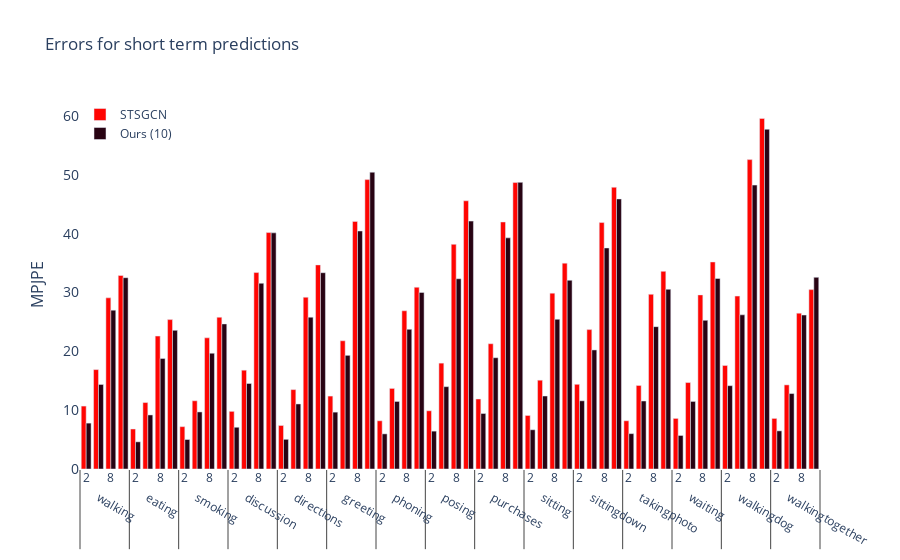

The notebook cell this image was saved under:
### Code cell
fig = go.Figure()

fig.add_trace(go.Bar(x=[x_label_actions, x_label_lookahead], 
                     y=galasso_errors_short_term,
                    name='STSGCN',
                    marker_color='rgb(255, 5, 2)'
                    ))

fig.add_trace(go.Bar(x=[x_label_actions, x_label_lookahead], 
                     y=mymodel10_errors_short_term,
                    name='Ours (10)',
                    marker_color='rgb(40, 3, 19)'
                    ))


fig.update_layout(
    title='Errors for short term predictions',
    xaxis_tickfont_size=12,
    yaxis=dict(
        title='MPJPE',
        titlefont_size=16,
        tickfont_size=14,
    ),
    legend=dict(
        x=0,
        y=1.0,
        bgcolor='rgba(255, 255, 255, 0)',
        bordercolor='rgba(255, 255, 255, 0)'
    ),
    plot_bgcolor='rgba(0,0,0,0)',
    barmode='group',
    bargap=0.2, # gap between bars of adjacent location coordinates.
    bargroupgap=0.0 # gap between bars of the same location coordinate.
)
fig.show()

### Figure 1 — Plotly figure (JSON) as saved in the notebook; plotly's stock layout.template omitted (floating-point values rounded to 4 significant figures)
{"data": [{"marker": {"color": "rgb(255, 5, 2)"}, "name": "STSGCN", "type": "bar", "x": [["walking", "walking", "walking", "walking", "eating", "eating", "eating", "eating", "smoking", "smoking", "smoking", "smoking", "discussion", "discussion", "discussion", "discussion", "directions", "directions", "directions", "directions", "greeting", "greeting", "greeting", "greeting", "phoning", "phoning", "phoning", "phoning", "posing", "posing", "posing", "posing", "purchases", "purchases", "purchases", "purchases", "sitting", "sitting", "sitting", "sitting", "sittingdown", "sittingdown", "sittingdown", "sittingdown", "takingphoto", "takingphoto", "takingphoto", "takingphoto", "waiting", "waiting", "waiting", "waiting", "walkingdog", "walkingdog", "walkingdog", "walkingdog", "walkingtogether", "walkingtogether", "walkingtogether", "walkingtogether"], [2, 4, 8, 10, 2, 4, 8, 10, 2, 4, 8, 10, 2, 4, 8, 10, 2, 4, 8, 10, 2, 4, 8, 10, 2, 4, 8, 10, 2, 4, 8, 10, 2, 4, 8, 10, 2, 4, 8, 10, 2, 4, 8, 10, 2, 4, 8, 10, 2, 4, 8, 10, 2, 4, 8, 10, 2, 4, 8, 10]], "y": [10.7, 16.9, 29.1, 32.9, 6.8, 11.3, 22.6, 25.4, 7.2, 11.6, 22.3, 25.8, 9.8, 16.8, 33.4, 40.2, 7.4, 13.5, 29.2, 34.7, 12.4, 21.8, 42.1, 49.2, 8.2, 13.7, 26.9, 30.9, 9.9, 18, 38.2, 45.6, 11.9, 21.3, 42, 48.7, 9.1, 15.1, 29.9, 35, 14.4, 23.7, 41.9, 47.9, 8.2, 14.2, 29.7, 33.6, 8.6, 14.7, 29.6, 35.2, 17.6, 29.4, 52.6, 59.6, 8.6, 14.3, 26.5, 30.5]}, {"marker": {"color": "rgb(40, 3, 19)"}, "name": "Ours (10)", "type": "bar", "x": [["walking", "walking", "walking", "walking", "eating", "eating", "eating", "eating", "smoking", "smoking", "smoking", "smoking", "discussion", "discussion", "discussion", "discussion", "directions", "directions", "directions", "directions", "greeting", "greeting", "greeting", "greeting", "phoning", "phoning", "phoning", "phoning", "posing", "posing", "posing", "posing", "purchases", "purchases", "purchases", "purchases", "sitting", "sitting", "sitting", "sitting", "sittingdown", "sittingdown", "sittingdown", "sittingdown", "takingphoto", "takingphoto", "takingphoto", "takingphoto", "waiting", "waiting", "waiting", "waiting", "walkingdog", "walkingdog", "walkingdog", "walkingdog", "walkingtogether", "walkingtogether", "walkingtogether", "walkingtogether"], [2, 4, 8, 10, 2, 4, 8, 10, 2, 4, 8, 10, 2, 4, 8, 10, 2, 4, 8, 10, 2, 4, 8, 10, 2, 4, 8, 10, 2, 4, 8, 10, 2, 4, 8, 10, 2, 4, 8, 10, 2, 4, 8, 10, 2, 4, 8, 10, 2, 4, 8, 10, 2, 4, 8, 10, 2, 4, 8, 10]], "y": [7.802, 14.37, 27.01, 32.52, 4.619, 9.19, 18.79, 23.57, 5.013, 9.702, 19.68, 24.67, 7.097, 14.54, 31.58, 40.15, 5.045, 11.06, 25.81, 33.38, 9.667, 19.33, 40.47, 50.46, 5.975, 11.49, 23.75, 30.02, 6.437, 14.0, 32.35, 42.15, 9.437, 18.92, 39.3, 48.73, 6.672, 12.41, 25.45, 32.09, 11.59, 20.24, 37.58, 45.92, 6.013, 11.56, 24.2, 30.55, 5.699, 11.49, 25.27, 32.4, 14.17, 26.21, 48.27, 57.76, 6.482, 12.83, 26.18, 32.59]}], "layout": {"autosize": true, "bargap": 0.2, "bargroupgap": 0, "barmode": "group", "legend": {"bgcolor": "rgba(255, 255, 255, 0)", "bordercolor": "rgba(255, 255, 255, 0)", "x": 0, "y": 1}, "plot_bgcolor": "rgba(0, 0, 0, 0)", "title": {"text": "Errors for short term predictions"}, "xaxis": {"autorange": true, "range": [-0.5, 59.5], "tickfont": {"size": 12}, "type": "multicategory"}, "yaxis": {"autorange": true, "range": [0, 62.74], "tickfont": {"size": 14}, "title": {"font": {"size": 16}, "text": "MPJPE"}, "type": "linear"}}}
